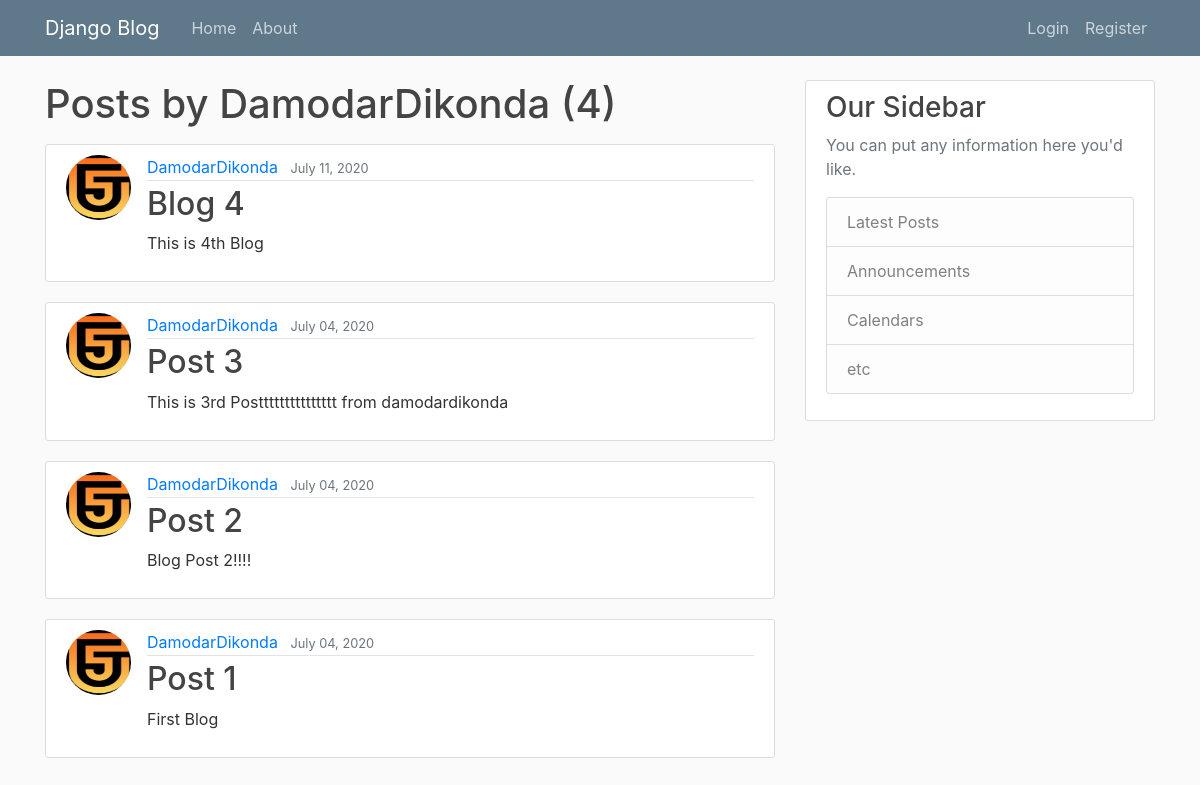
Page /user/DamodarDikonda on the earlier database version.
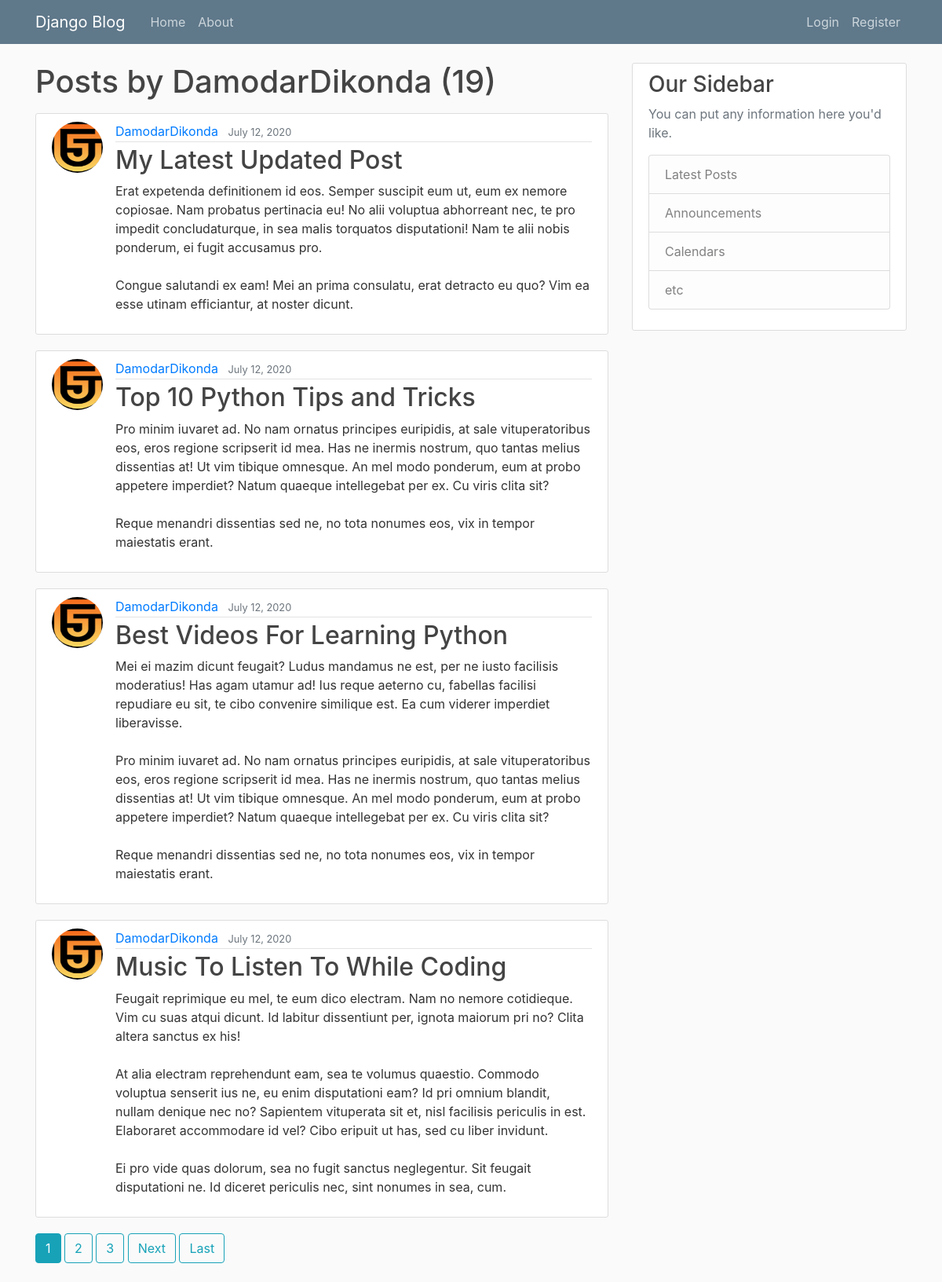
Same page on the later database version.
### blog/models.py (models this page shows, shortened)
class Post(models.Model):
    title = models.CharField(max_length=100)
    content = models.TextField()
    date_posted = models.DateTimeField(default=timezone.now)
    author = models.ForeignKey(User, on_delete=models.CASCADE)

### users/models.py (models this page shows, shortened)
class profile(models.Model):
    user=models.OneToOneField(User,on_delete=models.CASCADE)# it will set the one-to-one field for user
    image=models.ImageField(default='default.jpg',upload_to='profile.pics')#upload_to is create an directory which stores the imges..

### blog/views.py (the view)
# urls.py: path('user/<str:username>', UserPostListView.as_view(), name='user-posts'),#for displaying the user post with username
class UserPostListView(ListView):
    model=Post #remember we are providing an class name in to that models
    template_name='blog/user_posts.html'#<app>/<model>_<viewType>.html
    context_object_name='posts'
    paginate_by=4
    def get_queryset(self):#ifv we ckick on author name then it will display another page
        user=get_object_or_404(User,username=self.kwargs.get('username'))#it will get another user or if user is not present then 4040
        return Post.objects.filter(author=user).order_by('-date_posted')#it will only printing that user according through new pos at top

### blog/templates/blog/user_posts.html (shortened to what this page needs)
{% extends "blog/base.html" %}
{% block content %}
    <h1 class="mb-3">Posts by {{ view.kwargs.username }} ({{ page_obj.paginator.count }})</h1>
    {% for post in posts %}
        <article class="media content-section">
          <img class="rounded-circle article-img" src="{{ post.author.profile.image.url }}">
          <div class="media-body">
            <div class="article-metadata">
              <a class="mr-2" href="{% url 'user-posts' post.author.username %}">{{ post.author }}</a>
              <small class="text-muted">{{ post.date_posted|date:"F d, Y" }}</small>
            </div>
            <h2><a class="article-title" href="{% url 'post_detail' post.id %}">{{ post.title }}</a></h2>
            <p class="article-content">{{ post.content }}</p>
          </div>
        </article>
    {% endfor %}
    {% if is_paginated %}
      {% for num in page_obj.paginator.page_range %}
        {% if page_obj.number == num %}
          <a class="btn btn-info mb-4" href="?page={{ num }}">{{ num }}</a>
        {% elif num > page_obj.number|add:'-3' and num < page_obj.number|add:'3' %}
          <a class="btn btn-outline-info mb-4" href="?page={{ num }}">{{ num }}</a>
        {% endif %}
      {% endfor %}
      {% if page_obj.has_next %}
        <a class="btn btn-outline-info mb-4" href="?page={{ page_obj.next_page_number }}">Next</a>
        <a class="btn btn-outline-info mb-4" href="?page={{ page_obj.paginator.num_pages }}">Last</a>
      {% endif %}
    {% endif %}
{% endblock content %}

Differences in the rows shown:
no longer on this page (row unchanged): Post: author.profile.image (picture), author "DamodarDikonda", date_posted "July 11, 2020", title "Blog 4", content "This is 4th Blog"
no longer on this page (row unchanged): Post: author.profile.image (picture), author "DamodarDikonda", date_posted "July 04, 2020", title "Post 3", content "This is 3rd Posttttttttttttttt from damodardikonda"
no longer on this page (row unchanged): Post: author.profile.image (picture), author "DamodarDikonda", date_posted "July 04, 2020", title "Post 2", content "Blog Post 2!!!!"
no longer on this page (row unchanged): Post: author.profile.image (picture), author "DamodarDikonda", date_posted "July 04, 2020", title "Post 1", content "First Blog"
added Post: author.profile.image (picture), author "DamodarDikonda", date_posted "July 12, 2020", title "My Latest Updated Post", content "Erat expetenda definitionem id eos. Semper suscipit eum ut, eum ex nemore copiosae. Nam probatus pertinacia eu! No alii voluptua abhorreant nec, te pro impedit concludaturque, in sea malis torquatos disputationi! Nam te alii nobis ponderum, ei fugit accusamus pro. Congue salutandi ex eam! Mei an prima consulatu, erat detracto eu quo? Vim ea esse utinam efficiantur, at noster dicunt."
added Post: author.profile.image (picture), author "DamodarDikonda", date_posted "July 12, 2020", title "Top 10 Python Tips and Tricks", content "Pro minim iuvaret ad. No nam ornatus principes euripidis, at sale vituperatoribus eos, eros regione scripserit id mea. Has ne inermis nostrum, quo tantas melius dissentias at! Ut vim tibique omnesque. An mel modo ponderum, eum at probo appetere imperdiet? Natum quaeque intellegebat per ex. Cu viris clita sit? Reque menandri dissentias sed ne, no tota nonumes eos, vix in tempor maiestatis erant."
added Post: author.profile.image (picture), author "DamodarDikonda", date_posted "July 12, 2020", title "Best Videos For Learning Python", content "Mei ei mazim dicunt feugait? Ludus mandamus ne est, per ne iusto facilisis moderatius! Has agam utamur ad! Ius reque aeterno cu, fabellas facilisi repudiare eu sit, te cibo convenire similique est. Ea cum viderer imperdiet liberavisse. Pro minim iuvaret ad. No nam ornatus principes euripidis, at sale vituperatoribus eos, eros regione scripserit id mea. Has ne inermis nostrum, quo tantas melius dissentias at! Ut vim tibique omnesque. An mel modo ponderum, eum at probo appetere imperdiet? Natum quaeque intellegebat per ex. Cu viris clita sit? Reque menandri dissentias sed ne, no tota nonumes eos, vix in tempor maiestatis erant."
added Post: author.profile.image (picture), author "DamodarDikonda", date_posted "July 12, 2020", title "Music To Listen To While Coding", content "Feugait reprimique eu mel, te eum dico electram. Nam no nemore cotidieque. Vim cu suas atqui dicunt. Id labitur dissentiunt per, ignota maiorum pri no? Clita altera sanctus ex his! At alia electram reprehendunt eam, sea te volumus quaestio. Commodo voluptua senserit ius ne, eu enim disputationi eam? Id pri omnium blandit, nullam denique nec no? Sapientem vituperata sit et, nisl facilisis periculis in est. Elaboraret accommodare id vel? Cibo eripuit ut has, sed cu liber invidunt. Ei pro vide quas dolorum, sea no fugit sanctus neglegentur. Sit feugait disputationi ne. Id diceret periculis nec, sint nonumes in sea, cum."
Other differences:
{{ page_obj.paginator.count }}: "4" → "19"
new list line: "1"
new list line: "2"
new list line: "3"
text now shown: "Next Last"
